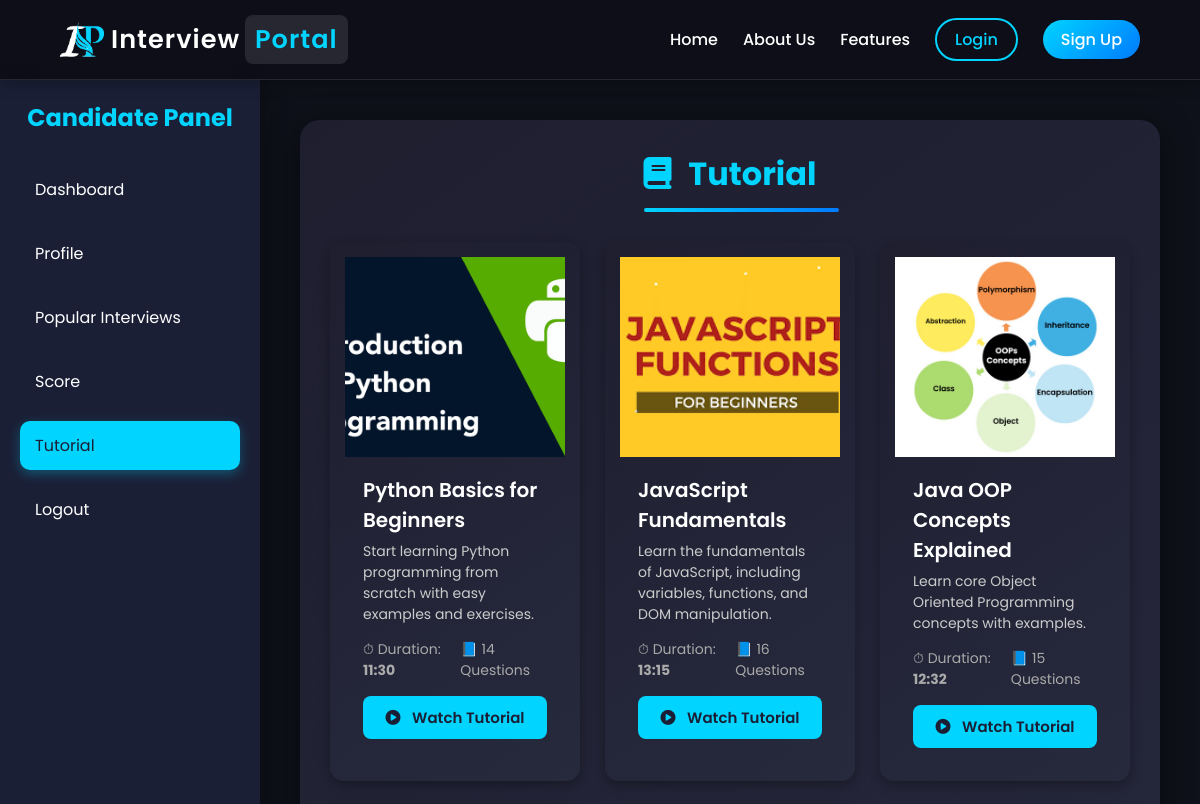
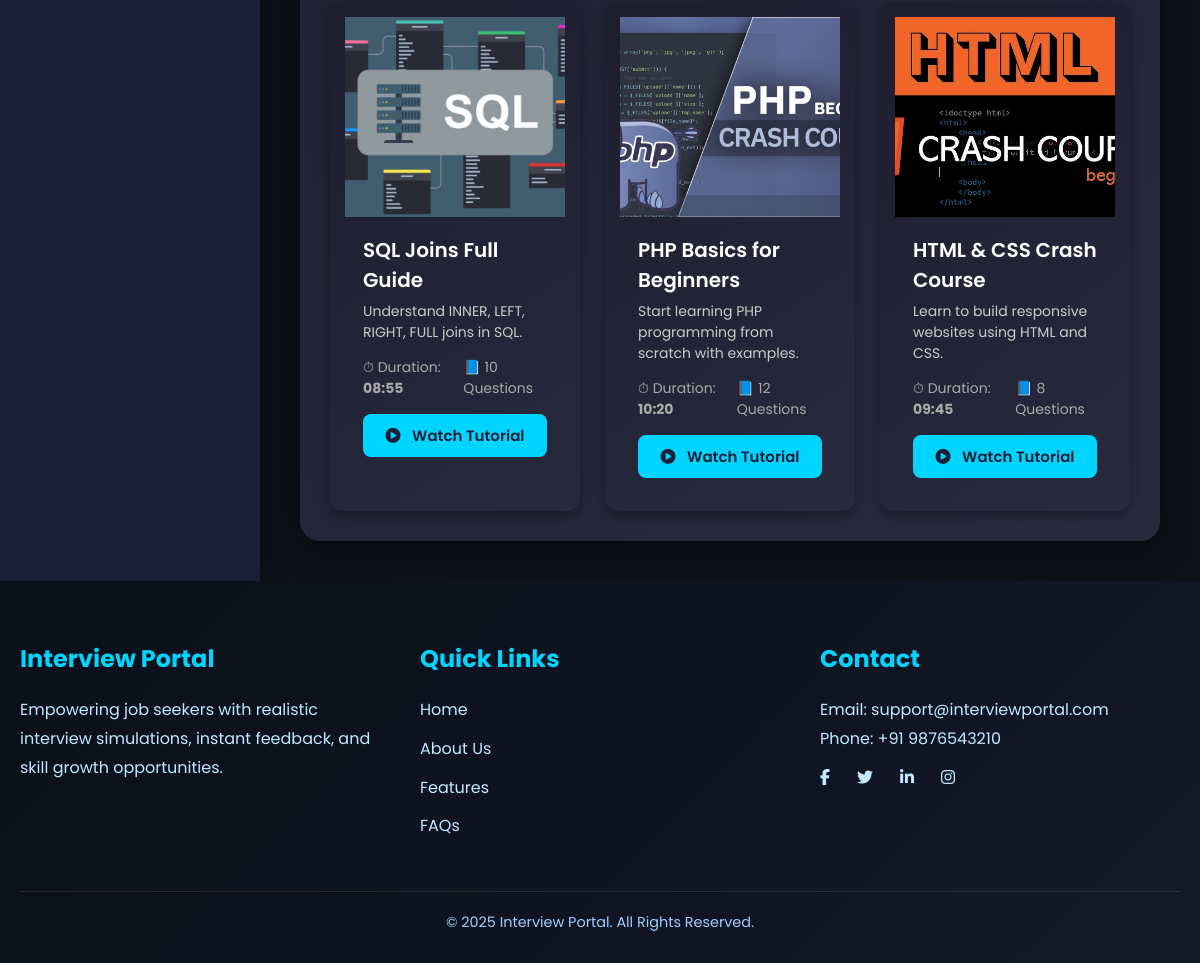
Page /tutorial.php on the committed database (2 pictures, top to bottom).
### tables this page shows
CREATE TABLE `tutorials` (
  `id` int(11) NOT NULL,
  `title` varchar(255) NOT NULL,
  `description` text NOT NULL,
  `thumbnail` varchar(255) NOT NULL,
  `duration` varchar(20) NOT NULL,
  `questions_count` int(11) DEFAULT 0,
  `created_at` timestamp NOT NULL DEFAULT current_timestamp()
);

### tutorial.php (the view, shortened to what this page needs)
<link rel="stylesheet" href="https://cdnjs.cloudflare.com/ajax/libs/font-awesome/6.4.0/css/all.min.css">
<?php
include 'header.php';
?>
<div class="dashboard-container">
  <?php include 'sidebar.php'; ?>
  <main class="main-content">
    <div class="card">
      <div class="profile-header">
        <h1><i class="fa fa-book"></i> Tutorial</h1>
      </div>
      <div class="tutorial-grid">
        <?php
        $res = $conn->query("SELECT * FROM tutorials ORDER BY created_at DESC");
        if($res && $res->num_rows > 0){
            while($tut = $res->fetch_assoc()){
                ?>
                <div class="tutorial-card">
                    <img src="<?= htmlspecialchars($tut['thumbnail']); ?>" class="tutorial-thumb" alt="<?= htmlspecialchars($tut['title']); ?>">
                    <div class="tutorial-content">
                        <h3 class="tutorial-title"><?= htmlspecialchars($tut['title']); ?></h3>
                        <p class="tutorial-desc"><?= htmlspecialchars($tut['description']); ?></p>
                        <div class="tutorial-info">
                            <span>⏱ Duration: <strong><?= htmlspecialchars($tut['duration']); ?></strong></span>
                            <span>📘 <?= htmlspecialchars($tut['questions_count']); ?> Questions</span>
                        </div>
                        <a href="watch.php?id=<?= $tut['id']; ?>" class="watch-btn"><i class="fa fa-play-circle"></i> Watch Tutorial</a>
                    </div>
                </div>
                <?php
            }
        } else {
            echo '<p style="color:#fff;text-align:center;">No tutorials found.</p>';
        }
        ?>
      </div>
    </div>
  </main>
</div>
<?php include 'footer.php'; ?>

### header.php (shortened to what this page needs)
<!DOCTYPE html>
<html lang="en">
<head>
</head>
<body>
<header>
  <nav class="navbar">
    <a href="index.php"><div class="logo"><img src="assets/image/logop.png" style="width: 44px;"> &nbsp;Interview <span>Portal</span></div></a>
    <ul class="nav-links" id="navLinks">
      <li><a href="index.php">Home</a></li>
      <li><a href="about_us.php">About Us</a></li>
      <li><a href="feature.php">Features</a></li>
      <?php if(isset($_SESSION['user'])): ?>
        <li><a href="dashboard.php">Hi, <?php echo htmlspecialchars($_SESSION['user']['name']); ?></a></li>
        <li class="nav-btn"><a href="logout.php" class="signup-btn">Logout</a></li>
      <?php else: ?>
        <li class="nav-btn"><a href="login.php" class="login-btn">Login</a></li>
        <li class="nav-btn"><a href="signup.php" class="signup-btn">Sign Up</a></li>
      <?php endif; ?>
    </ul>
  </nav>
</header>

### sidebar.php (shortened to what this page needs)
<aside class="sidebar">
    <div class="sidebar-header">
      <h2>Candidate Panel</h2>
    </div>
    <ul class="sidebar-menu">
      <?php
        $current_page = basename($_SERVER['PHP_SELF']);
        $menu_items = [
            "dashboard.php" => "Dashboard",
            "profile.php" => "Profile",
            "my_interviews.php" => "Popular Interviews",
            "score.php" => "Score",
            "tutorial.php" => "Tutorial",
            "logout.php" => "Logout"
        ];
        foreach($menu_items as $file => $title){
            $active = ($current_page == $file) ? "active" : "";
            echo "<li><a href='$file' class='$active'>$title</a></li>";
        }
      ?>
    </ul>
</aside>

### footer.php (shortened to what this page needs)
<footer class="footer">
  <div class="footer-container">
    <div class="footer-section about">
      <h3>Interview Portal</h3>
      <p>Empowering job seekers with realistic interview simulations, instant feedback, and skill growth opportunities.</p>
    </div>
    <div class="footer-section links">
      <h3>Quick Links</h3>
      <ul>
        <li><a href="index.php">Home</a></li>
        <li><a href="about_us.php">About Us</a></li>
        <li><a href="feature.php">Features</a></li>
        <li><a href="faq.php">FAQs</a></li>
      </ul>
    </div>
      <link rel="stylesheet" href="https://cdnjs.cloudflare.com/ajax/libs/font-awesome/6.5.0/css/all.min.css">
    <div class="footer-section contact">
  <h3>Contact</h3>
  <p>Email: support@interviewportal.com</p>
  <p>Phone: +91 9876543210</p>
  <div class="social-icons">
    <a href="#"><i class="fab fa-facebook-f"></i></a>
    <a href="#"><i class="fab fa-twitter"></i></a>
    <a href="#"><i class="fab fa-linkedin-in"></i></a>
    <a href="#"><i class="fab fa-instagram"></i></a>
  </div>
</div>
  </div>
  <div class="footer-bottom">
    <p>&copy; 2025 Interview Portal. All Rights Reserved.</p>
  </div>
</footer>

### header.php (style rules this page uses)
* { margin: 0; padding: 0; box-sizing: border-box; font-family: 'Poppins', sans-serif; }
html, body { width: 100%; min-height: 100%; background: #0b0f19; color: #fff; scroll-behavior: smooth; }
a { text-decoration: none; color: inherit; }
img { max-width: 100%; display: block; height: auto; }
header { width: 100%; position: fixed; top: 0; left: 0; z-index: 9999; background: rgba(15, 15, 25, 0.85); backdrop-filter: blur(10px); border-bottom: 1px solid rgba(255,255,255,0.1); box-shadow: 0 2px 15px rgba(0,0,0,0.3); }
.navbar { display: flex; align-items: center; justify-content: space-between; padding: 15px 60px; }
.logo { display: flex; align-items: center; font-size: 1.6rem; font-weight: 600; letter-spacing: 1px; color: #fff; }
.logo span { color: #00d4ff; background: rgba(255,255,255,0.1); padding: 5px 10px; border-radius: 8px; margin-left: 5px; }
ul.nav-links { list-style: none; display: flex; align-items: center; gap: 25px; }
ul.nav-links li a { font-weight: 500; font-size: 16px; position: relative; transition: 0.3s; }
ul.nav-links li a::after { content: ''; position: absolute; width: 0%; height: 2px; background: #00d4ff; left: 0; bottom: -5px; transition: 0.3s; }
.nav-btn a { padding: 8px 18px; border-radius: 30px; font-weight: 600; transition: all 0.3s ease; }
.login-btn { border: 2px solid #00d4ff; color: #00d4ff; }
.signup-btn { background: linear-gradient(135deg,#00d4ff,#007bff); color: #fff; border: none; }
body { padding-top: 80px; }

### sidebar.php (style rules this page uses)
.sidebar { width: 260px; background: #1a1f36; color: #fff; padding: 20px; flex-shrink: 0; box-shadow: 5px 0 20px rgba(0,0,0,0.3); display: flex; flex-direction: column; transition: all 0.3s ease; }
.sidebar-header { text-align: center; margin-bottom: 30px; }
.sidebar-header h2 { font-size: 1.5rem; color: #00d4ff; margin: 0; }
.sidebar-menu { list-style: none; padding: 0; margin: 0; flex-grow: 1; }
.sidebar-menu li { margin-bottom: 15px; }
.sidebar-menu a { text-decoration: none; color: #fff; padding: 12px 15px; display: block; border-radius: 10px; transition: all 0.3s ease; }
.sidebar-menu a:hover, .sidebar-menu a.active { background: #00d4ff; color: #1a1f36; box-shadow: 0 4px 12px rgba(0,212,255,0.3); }

### footer.php (style rules this page uses)
.social-icons a { color: #fff; margin-right: 12px; font-size: 22px; text-decoration: none; transition: 0.3s; }
.footer { background: linear-gradient(135deg,#0b0f19,#141828); color: white; padding: 60px 20px 30px; position: relative; overflow: hidden; }
.footer-container { display: flex; justify-content: space-between; flex-wrap: wrap; gap: 40px; max-width: 1200px; margin: 0 auto; }
.footer-section { flex: 1 1 250px; }
.footer-section h3 { font-size: 1.5rem; color: #00d4ff; margin-bottom: 20px; }
.footer-section p, .footer-section li, .footer-section a { font-size: 1rem; color: #c0eaff; line-height: 1.8; text-decoration: none; transition: color 0.3s; }
.footer-section ul { list-style: none; padding: 0; }
.footer-section li { margin-bottom: 10px; }
.social-icons { margin-top: 15px; display: flex; gap: 15px; }
.footer-bottom { text-align: center; margin-top: 40px; border-top: 1px solid rgba(255,255,255,0.1); padding-top: 20px; font-size: 0.9rem; color: #a0cfff; }

### rows in the picture
tutorials: thumbnail (picture), title "Python Basics for Beginners", description "Start learning Python programming from scratch with easy examples and exercises.", duration "11:30", questions_count "14"
tutorials: thumbnail (picture), title "JavaScript Fundamentals", description "Learn the fundamentals of JavaScript, including variables, functions, and DOM manipulation.", duration "13:15", questions_count "16"
tutorials: thumbnail (picture), title "Java OOP Concepts Explained", description "Learn core Object Oriented Programming concepts with examples.", duration "12:32", questions_count "15"
tutorials: thumbnail (picture), title "SQL Joins Full Guide", description "Understand INNER, LEFT, RIGHT, FULL joins in SQL.", duration "08:55", questions_count "10"
tutorials: thumbnail (picture), title "PHP Basics for Beginners", description "Start learning PHP programming from scratch with examples.", duration "10:20", questions_count "12"
tutorials: thumbnail (picture), title "HTML & CSS Crash Course", description "Learn to build responsive websites using HTML and CSS.", duration "09:45", questions_count "8"

### other values in the picture
$title "Dashboard"
$title "Profile"
$title "Popular Interviews"
$title "Score"
$title "Tutorial"
$title "Logout"
